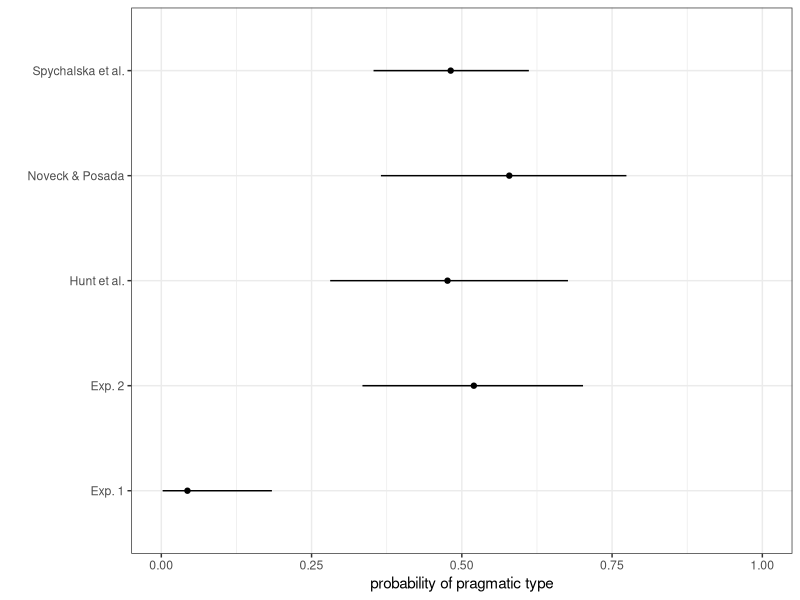

The R script that drew this image:
library(tidyverse)
theme_set(theme_bw() + theme(plot.background=element_blank()) )

#########################################
## helper function from Kruschke (2015)
#########################################

HDIofICDF = function( ICDFname , credMass=0.95 , tol=1e-8 , ... ) {
  # Arguments:
  #   ICDFname is R's name for the inverse cumulative density function
  #     of the distribution.
  #   credMass is the desired mass of the HDI region.
  #   tol is passed to R's optimize function.
  # Return value:
  #   Highest density iterval (HDI) limits in a vector.
  # Example of use: For determining HDI of a beta(30,12) distribution, type
  #   HDIofICDF( qbeta , shape1 = 30 , shape2 = 12 )
  #   Notice that the parameters of the ICDFname must be explicitly named;
  #   e.g., HDIofICDF( qbeta , 30 , 12 ) does not work.
  # Adapted and corrected from Greg Snow's TeachingDemos package.
  incredMass =  1.0 - credMass
  intervalWidth = function( lowTailPr , ICDFname , credMass , ... ) {
    ICDFname( credMass + lowTailPr , ... ) - ICDFname( lowTailPr , ... )
  }
  optInfo = optimize( intervalWidth , c( 0 , incredMass ) , ICDFname=ICDFname ,
                      credMass=credMass , tol=tol , ... )
  HDIlowTailPr = optInfo$minimum
  return( c( ICDFname( HDIlowTailPr , ... ) ,
             ICDFname( credMass + HDIlowTailPr , ... ) ) )
}

#########################################
## data on answer type classification
## k - number of participtants cateforized 
##     pragmatic responders
## N - number of participants classified
##     as either pragm. or semantic
#########################################

sp_data = tribble(
  ~study, ~k, ~N,
  "Noveck & Posada", 11, 19,
  "Hunt et al.", 10, 21,
  "Spychalska et al.", 26, 54,
  "Exp. 1", 1, 23,
  "Exp. 2", 13, 25
) %>% 
  mutate(alpha = 1+k, 
         beta = N-k+1, 
         mode = k/N
         )

sp_data$HDI_lo = map_dbl(1:nrow(sp_data), function(i) HDIofICDF(qbeta, 
                                               shape1 = sp_data$alpha[i], 
                                               shape2 = sp_data$beta[i])[1])
sp_data$HDI_hi = map_dbl(1:nrow(sp_data), function(i) HDIofICDF(qbeta, 
                                                        shape1 = sp_data$alpha[i], 
                                                        shape2 = sp_data$beta[i])[2])

sp_plot = ggplot(sp_data, aes(x = study, y = mode)) + 
  geom_point() + 
  coord_flip() +
  geom_linerange(aes(ymin = HDI_lo, ymax = HDI_hi)) +
  ylim(0,1) + xlab("") + ylab("probability of pragmatic type")

f = 0.25
ggsave("../../pics/answer_types.pdf", sp_plot, width = 16*f, height = 8*f)